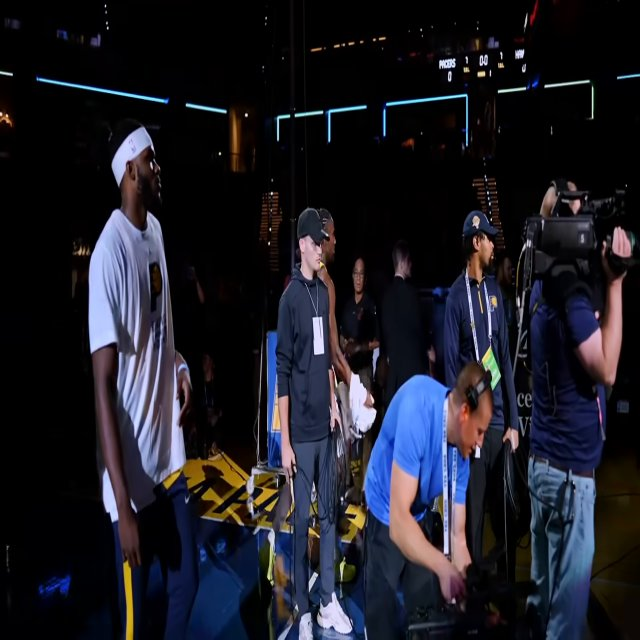
#> input picture data/ball_yolo/images/atl_ind_2025_005730.jpg, 640 x 640 px
$ python -i g227_keypoint_provider_probe.py   (imports and definitions only)
#> lines starting #> are read from the running program, lines starting #| are printed output that depends on the picture; after the words box and inside, x2 and y2 are one past the last pixel; in counts of white or black regions, pixels touching at a corner belong together
#> further down, picture is the input picture: shape (640, 640, 3); mean B, G, R 37.2, 28.5, 28.6
"""Measure the existing semantic basketball keypoint provider on G140 labels."""
from __future__ import annotations

import csv
import json
from pathlib import Path
from typing import Any

import cv2
import numpy as np

from domains.basketball.tracking.keypoints import BasketballKeypointProvider
from scripts.platformkit.tracking.g205_zero_shot_corner_probe import (
    TOLERANCE_PX,
    _read_targets,
    _source_path,
    score_frame,
)


ROOT = Path("docs/evidence/tracking")
OUT = ROOT / "g227_keypoint_provider_probe"
CANDIDATE = "basketball_keypoint_provider_default"
DEFAULT_MIN_EDGE_SUPPORT = 0.16
RENDER_INDICES = (0, 4, 8, 12, 16)
ROLE_TO_PROVIDER = {
    "paint_near_baseline_left_corner": "left_paint_bl",
    "paint_near_baseline_right_corner": "left_paint_tl",
    "paint_near_free_throw_left_corner": "left_paint_br",
    "paint_near_free_throw_right_corner": "left_paint_tr",
}


# [12 lines left out: functions _provider_landmarks, _role_distance, not called in this run]


def _contour_diagnostic(frame: np.ndarray) -> dict[str, int]:
    """Count the provider's fixed absolute-perimeter gate without altering it."""
    gray = cv2.cvtColor(frame, cv2.COLOR_BGR2GRAY)
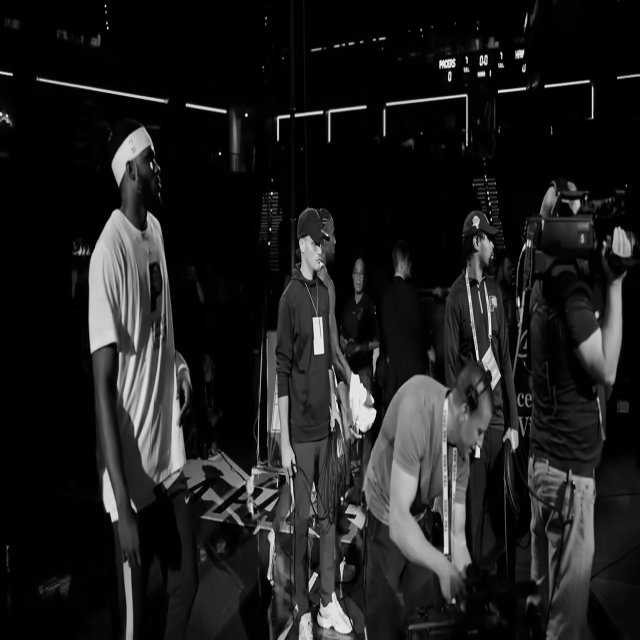
#> gray: shape (640, 640); min 0, max 243, mean 29.5
    edges = cv2.Canny(cv2.GaussianBlur(gray, (5, 5), 0), 50, 150)
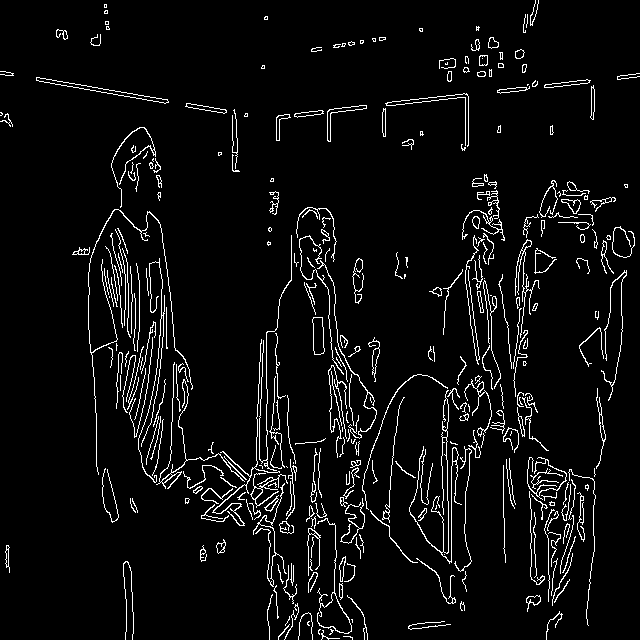
#> edges: shape (640, 640); 5.2% white in thin lines or dots
    contours, _ = cv2.findContours(edges, cv2.RETR_LIST, cv2.CHAIN_APPROX_SIMPLE)
#> contours = 452 contours, 318 with area under 20; largest, box (x1, y1, x2, y2) and area: (36, 77, 169, 104) 446, (36, 77, 169, 104) 444, (312, 317, 325, 355) 362, (312, 317, 325, 355) 360, (327, 105, 367, 142) 220
    perimeters = [float(cv2.arcLength(contour, True)) for contour in contours]
#> perimeters = 452 values, max 1411.4 at index 170, min 0 at index 34, mean 89.48
    return {
        "contours_total": len(perimeters),
        "contours_perimeter_ge_120": sum(value >= 120.0 for value in perimeters),
    }


# [28 lines left out: functions _render, _write_csv, not called in this run]


def _league(audit_id: str) -> str:
    return "wnba" if audit_id.startswith("wnba__") else "ncaa_basketball"


# [104 lines left out: function run, not called in this run]


# [2 lines not run here, left out]

>>> import cv2
>>> picture = cv2.imread('../../../data/ball_yolo/images/atl_ind_2025_005730.jpg')
>>> result = _contour_diagnostic(picture)
#> result = {'contours_total': 452, 'contours_perimeter_ge_120': 92}

$ run again, on data/ball_yolo/images/atl_ind_2025_006429.jpg
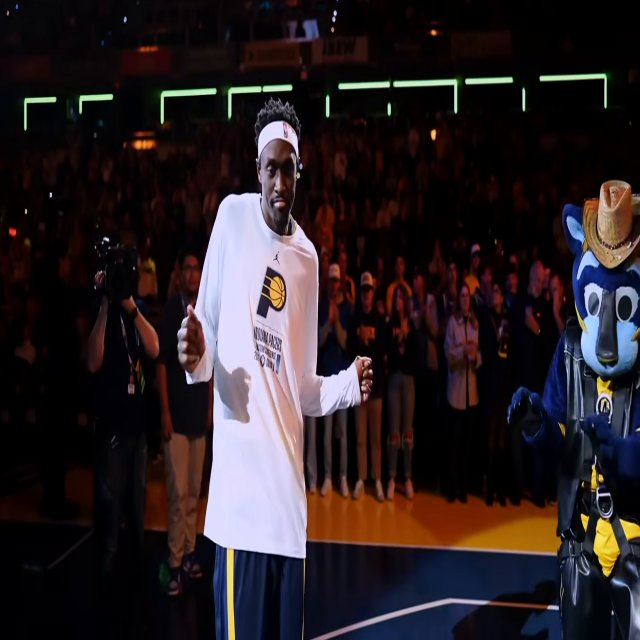
#> input picture data/ball_yolo/images/atl_ind_2025_006429.jpg, 640 x 640 px
#> picture is the input picture: shape (640, 640, 3); mean B, G, R 37.2, 34.1, 43
#> in _contour_diagnostic, `gray = cv2.cvtColor(frame, cv2.COLOR_BGR2GRAY)`:
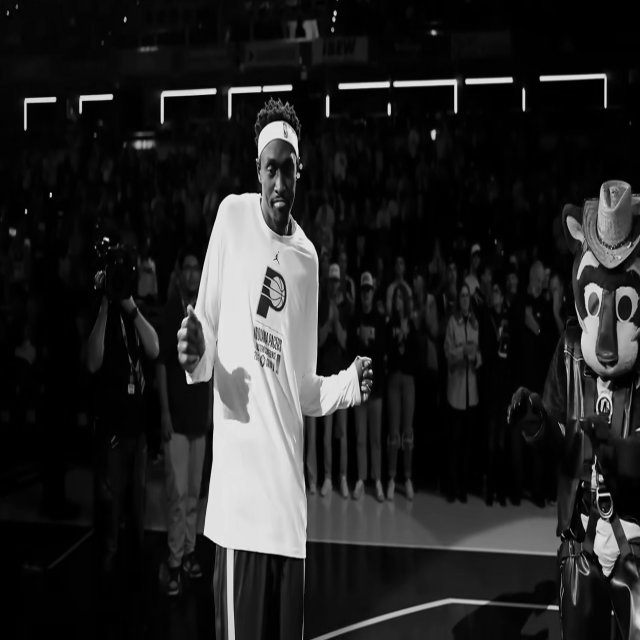
#> gray: shape (640, 640); min 0, max 244, mean 37.1
#> in _contour_diagnostic, `edges = cv2.Canny(cv2.GaussianBlur(gray, (5, 5), 0), 50, 150)`:
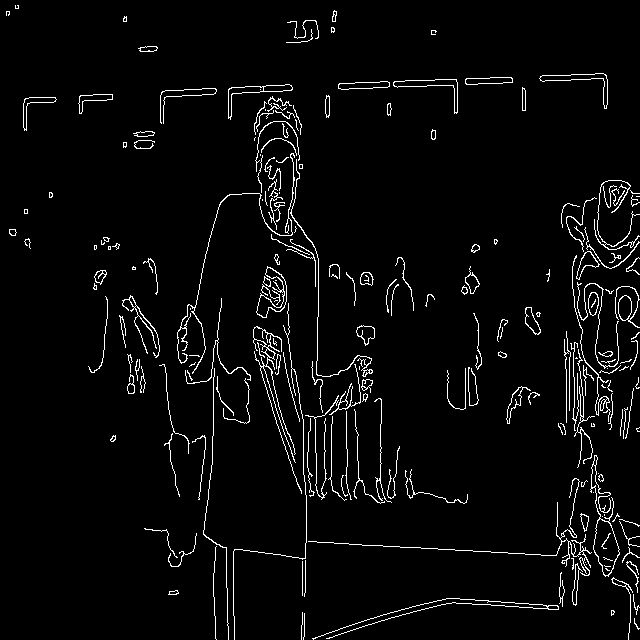
#> edges: shape (640, 640); 3.7% white in thin lines or dots
#> contours = 292 contours, 191 with area under 20; largest, box (x1, y1, x2, y2) and area: (590, 455, 620, 577) 1008, (593, 518, 620, 576) 927, (256, 266, 287, 318) 492, (393, 79, 458, 114) 448, (393, 79, 458, 113) 441
#> perimeters = 292 values, max 1300.5 at index 40, min 0 at index 16, mean 99.31
#> result = {'contours_total': 292, 'contours_perimeter_ge_120': 61}
